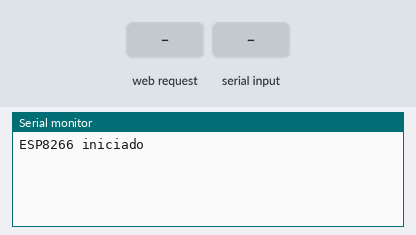
The sketch below on a simulated ESP8266 (NodeMCU). On the bench: the last lines printed to the serial monitor. Inputs (shaded band) come from the test bench.

Above: at 3.2 s.
3.3 s: HTTP request GET /LED=ON received
At 4.5 s:
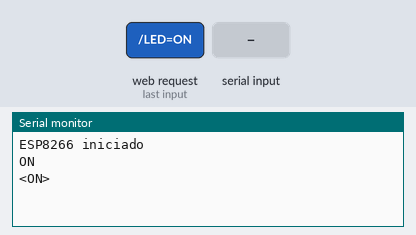
4.8 s: "STATUS:\n" received over Serial
At 4.96 s:
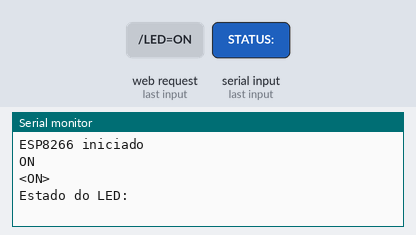
6.5 s: HTTP request GET /LED=OFF received
At 7.2 s:
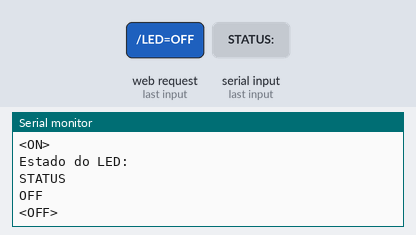

The sketch:

wifi.ino
```cpp
#include <ESP8266WiFi.h>

const char* ssid = "ESP8266_WIFI";
const char* password = "12345678";
WiFiServer server(80);

unsigned long ultimoEnvioStatus = 0;
bool ultimoEstadoLED = false;

void setup() {
  Serial.begin(9600);
  Serial.setTimeout(10);

  WiFi.softAP(ssid, password);
  server.begin();

  // Aguarda Arduino Uno iniciar
  delay(2000);
  Serial.println("ESP8266 iniciado");
}

void loop() {
  // Verifica estado atual do LED no Arduino Uno
  if (millis() - ultimoEnvioStatus > 5000) {  // A cada 5 segundos
    Serial.println("STATUS");
    ultimoEnvioStatus = millis();
  }

  // Lê resposta do Arduino Uno
  while (Serial.available()) {
    String resposta = Serial.readStringUntil('\n');
    if (resposta.startsWith("STATUS:")) {
      String estado = resposta.substring(7);
      estado.trim();
      // Opcional: Mostra no Serial Monitor
      Serial.print("Estado do LED: ");
      Serial.println(estado);
    }
  }

  WiFiClient client = server.available();
  if (!client) return;

  String request = client.readStringUntil('\r');
  client.flush();

  // Envia comandos para o Arduino Uno
  if (request.indexOf("/LED=ON") != -1) {
    Serial.println("ON");
    Serial.println("<ON>");
  }

  if (request.indexOf("/LED=OFF") != -1) {
    Serial.println("OFF");
    Serial.println("<OFF>");
  }

  // HTML
  client.println("HTTP/1.1 200 OK");
  client.println("Content-Type: text/html; charset=UTF-8");
  client.println("Connection: close");
  client.println();
  client.println("<!DOCTYPE HTML><html>");
  client.println("<body style='text-align:center;'>");
  client.println("<h1>LED Arduino Uno</h1>");
  client.println("<button onclick=\"fetch('/LED=ON')\" style='width:200px;height:60px;background:green;color:white;'>LIGAR</button>");
  client.println("<br><br>");
  client.println("<button onclick=\"fetch('/LED=OFF')\" style='width:200px;height:60px;background:red;color:white;'>DESLIGAR</button>");
  client.println("</body></html>");
  client.stop();
}
```

Measured:
- after the input at 3.3 s, the serial monitor: prints a new line at once (image 1)
- after the input at 4.8 s, the serial monitor: prints a new line at once (image 2)
- after the input at 6.5 s, the serial monitor: prints a new line at once (image 3)
